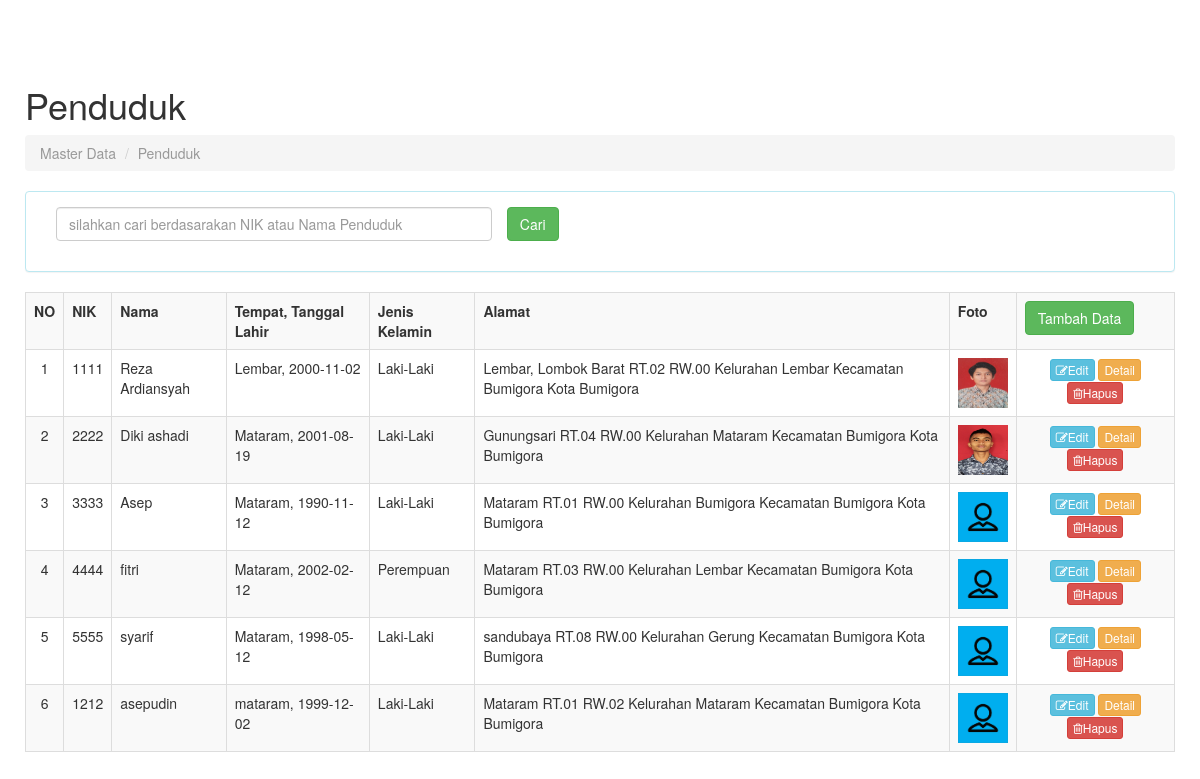
The page /penduduk.php on the database its author committed.
### tables this page shows
CREATE TABLE `tb_penduduk` (
  `id_penduduk` int(11) NOT NULL,
  `nik` varchar(16) NOT NULL,
  `nama` varchar(50) NOT NULL,
  `tempatLahir` varchar(30) NOT NULL,
  `tanggalLahir` date NOT NULL,
  `jenisKelamin` varchar(15) NOT NULL,
  `alamat` varchar(50) NOT NULL,
  `rt` varchar(3) NOT NULL,
  `rw` varchar(3) NOT NULL,
  `kelurahan` varchar(30) NOT NULL,
  `agama` varchar(30) NOT NULL,
  `pendidikan` varchar(30) NOT NULL,
  `statusPerkawinan` varchar(30) NOT NULL,
  `pekerjaan` varchar(50) NOT NULL,
  `golDarah` varchar(2) NOT NULL,
  `nomorTlp` varchar(15) NOT NULL,
  `foto` varchar(200) NOT NULL
);

### penduduk.php (the view, shortened to what this page needs)
<!DOCTYPE html>
<html lang="en">
  <head>
    <link href="assets/css/bootstrap.css" rel="stylesheet">
    <link href="assets/css/sb-admin.css" rel="stylesheet">
    <link rel="stylesheet" href="assets/font-awesome/css/font-awesome.min.css">
  </head>
<body>
<?php
include"header.php";
?>
<div id="page-wrapper">
<div class="row" id="contentInput" >
          <div class="col-lg-12">
            <h1>Penduduk</h1>
            <ol class="breadcrumb">
              <li class="active"> Master Data</li>
              <li class="active">Penduduk</li>
            </ol>
          </div>
      </div>
       <div class="panel panel-info">
          <div class="panel-body">
          <form method="POST" action="" id="cariPenduduk">
          <div class="form-group form-group-sm">
                <div class="form-group form-group-sm">
                    <div class="col-sm-5">
                    <input type="text" class="form-control" name="txtcari" id="txtcari" placeholder="silahkan cari berdasarakan NIK atau Nama Penduduk">
                </div>
                    <input type="submit" align="right" class="btn btn-success"  value="Cari" name="cari" id="cari">
                </div>
              </div>
</div>
 </div>
            <div class="table-responsive-sm">
              <table class="table table-bordered table-hover table-striped">
                <tr>
                  <th>NO</th>
                  <th>NIK</th>
                  <th>Nama</th>
                  <th>Tempat, Tanggal Lahir</th>
                  <th>Jenis Kelamin</th>
                  <th>Alamat</th>
                  <th>Foto</th>
                 <th><a href="tambah_penduduk.php" type="button" align="right" class="btn btn-success">Tambah Data</a></th>
                </tr>
 <?php
      if(!ISSET($_POST['cari'])){
        $no= 1;
       $query="SELECT * FROM tb_penduduk";
        $data=mysqli_query($koneksi,$query);
        if(mysqli_num_rows($data) > 0){
          while($row=mysqli_fetch_assoc($data)){
      ?>
                <tr>
                  <td align="center"><?php echo $no++; ?></td>
                  <td><?php echo $row['nik']; ?></td>
                  <td><?php echo $row['nama']; ?></td>
                  <td><?php echo $row['tempatLahir'].", ".$row['tanggalLahir']; ?></td>
                  <td><?php echo $row['jenisKelamin']; ?></td>
                  <td><?php echo $row['alamat']." RT.".$row['rt']." RW.".$row['rw']." Kelurahan ".$row['kelurahan']." Kecamatan Bumigora Kota Bumigora"; ?></td>
                  <?php echo"<td><img src='assets/foto/penduduk/".$row['foto']."' width='50' height='50'></td>";?>
                   <td colspan="2" style="text-align: center;">
                    <a   href="edit_penduduk.php?id=<?php echo $row['id_penduduk'];?>" type="button" class="btn btn-info btn-xs"><i class="fa fa-edit"></i>Edit</a>
                     <a   href="detail_penduduk.php?id=<?php echo $row['id_penduduk'];?>" type="button" class="btn btn-warning btn-xs">Detail</a>
                    <a onclick="return confirm('Anda Yakin akan menghapus data?')" href="hapus_penduduk.php?id=<?php echo $row['id_penduduk'];?>" type="button" class="btn btn-danger btn-xs"><i class="fa fa-trash-o"></i>Hapus</a>
                    </td>
                </tr>
          <?php
          }
        }
      }
       ?>

### header.php (shortened to what this page needs)
<html lang="en">
  <head>
    <link href="assets/css/bootstrap.css" rel="stylesheet">
    <link href="assets/css/sb-admin.css" rel="stylesheet">
    <link rel="stylesheet" href="assets/font-awesome/css/font-awesome.min.css">
  </head>
  <body>

### assets/css/sb-admin.css (style rules this page uses)
body { margin-top: 50px; }
#page-wrapper { width: 100%; padding: 5px 15px; }
@media (min-width:768px) { #page-wrapper { padding: 15px 25px; } }

### rows shown on the page
tb_penduduk: nik "1111", nama "Reza Ardiansyah", tempatLahir "Lembar", tanggalLahir "2000-11-02", jenisKelamin "Laki-Laki", alamat "Lembar, Lombok Barat", rt "02", rw "00", kelurahan "Lembar", foto (picture)
tb_penduduk: nik "2222", nama "Diki ashadi", tempatLahir "Mataram", tanggalLahir "2001-08-19", jenisKelamin "Laki-Laki", alamat "Gunungsari", rt "04", rw "00", kelurahan "Mataram", foto (picture)
tb_penduduk: nik "3333", nama "Asep", tempatLahir "Mataram", tanggalLahir "1990-11-12", jenisKelamin "Laki-Laki", alamat "Mataram", rt "01", rw "00", kelurahan "Bumigora", foto (picture)
tb_penduduk: nik "4444", nama "fitri", tempatLahir "Mataram", tanggalLahir "2002-02-12", jenisKelamin "Perempuan", alamat "Mataram", rt "03", rw "00", kelurahan "Lembar", foto (picture)
tb_penduduk: nik "5555", nama "syarif", tempatLahir "Mataram", tanggalLahir "1998-05-12", jenisKelamin "Laki-Laki", alamat "sandubaya", rt "08", rw "00", kelurahan "Gerung", foto (picture)
tb_penduduk: nik "1212", nama "asepudin", tempatLahir "mataram", tanggalLahir "1999-12-02", jenisKelamin "Laki-Laki", alamat "Mataram", rt "01", rw "02", kelurahan "Mataram", foto (picture)
